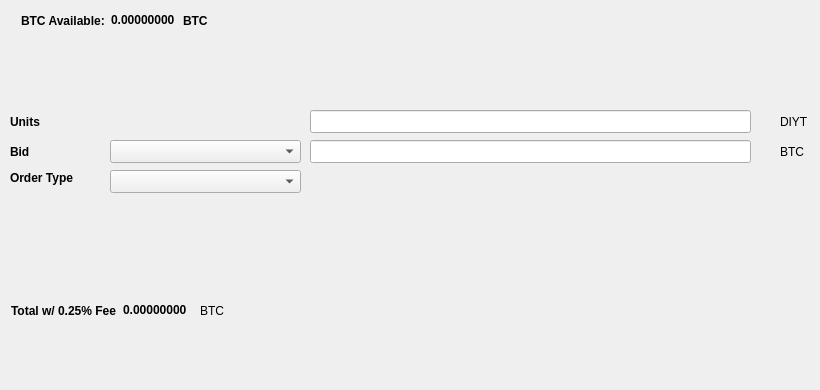
   <widget class="QWidget" name="BuyTab">
    <attribute name="title">
     <string>Buy</string>
    </attribute>
    <widget class="QtMaterialFlatButton" name="BuyDIYT" native="true">
     <property name="geometry">
      <rect>
       <x>30</x>
       <y>330</y>
       <width>131</width>
       <height>23</height>
      </rect>
     </property>
     <property name="text" stdset="0">
      <string>Buy DIYT</string>
     </property>
     <property name="icon" stdset="0">
      <iconset resource="../diytube.qrc">
       <normaloff>:/icons/bitcoin</normaloff>:/icons/bitcoin</iconset>
     </property>
    </widget>
    <widget class="QLabel" name="label_3">
     <property name="geometry">
      <rect>
       <x>10</x>
       <y>110</y>
       <width>46</width>
       <height>23</height>
      </rect>
     </property>
     <property name="font">
      <font>
       <weight>75</weight>
       <bold>true</bold>
      </font>
     </property>
     <property name="text">
      <string>Units</string>
     </property>
    </widget>
    <widget class="QLineEdit" name="UnitsInput">
     <property name="geometry">
      <rect>
       <x>310</x>
       <y>110</y>
       <width>441</width>
       <height>23</height>
      </rect>
     </property>
     <property name="font">
      <font>
       <pointsize>9</pointsize>
       <weight>75</weight>
       <bold>true</bold>
      </font>
     </property>
    </widget>
    <widget class="QLineEdit" name="BuyBidPriceEdit">
     <property name="geometry">
      <rect>
       <x>310</x>
       <y>140</y>
       <width>441</width>
       <height>23</height>
      </rect>
     </property>
     <property name="font">
      <font>
       <pointsize>9</pointsize>
       <weight>75</weight>
       <bold>true</bold>
      </font>
     </property>
    </widget>
    <widget class="QLabel" name="label_4">
     <property name="geometry">
      <rect>
       <x>780</x>
       <y>110</y>
       <width>31</width>
       <height>23</height>
      </rect>
     </property>
     <property name="text">
      <string>DIYT</string>
     </property>
    </widget>
    <widget class="QLabel" name="label_5">
     <property name="geometry">
      <rect>
       <x>780</x>
       <y>140</y>
       <width>31</width>
       <height>23</height>
      </rect>
     </property>
     <property name="text">
      <string>BTC</string>
     </property>
    </widget>
    <widget class="QLabel" name="label_6">
     <property name="geometry">
      <rect>
       <x>10</x>
       <y>140</y>
       <width>46</width>
       <height>23</height>
      </rect>
     </property>
     <property name="font">
      <font>
       <weight>75</weight>
       <bold>true</bold>
      </font>
     </property>
     <property name="text">
      <string>Bid</string>
     </property>
    </widget>
    <widget class="QLabel" name="label_7">
     <property name="geometry">
      <rect>
       <x>10</x>
       <y>170</y>
       <width>91</width>
       <height>16</height>
      </rect>
     </property>
     <property name="font">
      <font>
       <weight>75</weight>
       <bold>true</bold>
      </font>
     </property>
     <property name="text">
      <string>Order Type</string>
     </property>
    </widget>
    <widget class="QtMaterialFlatButton" name="Buy_Max_Amount" native="true">
     <property name="geometry">
      <rect>
       <x>110</x>
       <y>110</y>
       <width>191</width>
       <height>23</height>
      </rect>
     </property>
     <property name="font">
      <font>
       <pointsize>10</pointsize>
      </font>
     </property>
     <property name="text" stdset="0">
      <string>Max</string>
     </property>
    </widget>
    <widget class="QComboBox" name="BuyBidcomboBox">
     <property name="geometry">
      <rect>
       <x>110</x>
       <y>140</y>
       <width>191</width>
       <height>23</height>
      </rect>
     </property>
     <property name="font">
      <font>
       <pointsize>10</pointsize>
      </font>
     </property>
    </widget>
    <widget class="QComboBox" name="buyOrdertypeCombo">
     <property name="geometry">
      <rect>
       <x>110</x>
       <y>170</y>
       <width>191</width>
       <height>23</height>
      </rect>
     </property>
     <property name="font">
      <font>
       <pointsize>10</pointsize>
      </font>
     </property>
    </widget>
    <widget class="QWidget" name="layoutWidget1">
     <property name="geometry">
      <rect>
       <x>21</x>
       <y>11</y>
       <width>227</width>
       <height>19</height>
      </rect>
     </property>
     <layout class="QHBoxLayout" name="horizontalLayout_3">
      <item>
       <widget class="QLabel" name="label232">
        <property name="font">
         <font>
          <weight>75</weight>
          <bold>true</bold>
         </font>
        </property>
        <property name="text">
         <string>BTC Available:</string>
        </property>
       </widget>
      </item>
      <item>
       <widget class="QLabel" name="BtcAvailableLbl">
        <property name="palette">
         <palette>
          <active>
           <colorrole role="WindowText">
            <brush brushstyle="SolidPattern">
             <color alpha="255">
              <red>0</red>
              <green>0</green>
              <blue>0</blue>
             </color>
            </brush>
           </colorrole>
           <colorrole role="Button">
            <brush brushstyle="SolidPattern">
             <color alpha="255">
              <red>0</red>
              <green>170</green>
              <blue>0</blue>
             </color>
            </brush>
           </colorrole>
           <colorrole role="Light">
            <brush brushstyle="SolidPattern">
             <color alpha="255">
              <red>0</red>
              <green>255</green>
              <blue>0</blue>
             </color>
            </brush>
           </colorrole>
           <colorrole role="Midlight">
            <brush brushstyle="SolidPattern">
             <color alpha="255">
              <red>0</red>
              <green>212</green>
              <blue>0</blue>
             </color>
            </brush>
           </colorrole>
           <colorrole role="Dark">
            <brush brushstyle="SolidPattern">
             <color alpha="255">
              <red>0</red>
              <green>85</green>
              <blue>0</blue>
             </color>
            </brush>
           </colorrole>
           <colorrole role="Mid">
            <brush brushstyle="SolidPattern">
             <color alpha="255">
              <red>0</red>
              <green>113</green>
              <blue>0</blue>
             </color>
            </brush>
           </colorrole>
           <colorrole role="Text">
            <brush brushstyle="SolidPattern">
             <color alpha="255">
              <red>0</red>
              <green>170</green>
              <blue>0</blue>
             </color>
            </brush>
           </colorrole>
           <colorrole role="BrightText">
            <brush brushstyle="SolidPattern">
             <color alpha="255">
              <red>255</red>
              <green>255</green>
              <blue>255</blue>
             </color>
            </brush>
           </colorrole>
           <colorrole role="ButtonText">
            <brush brushstyle="SolidPattern">
             <color alpha="255">
              <red>0</red>
              <green>0</green>
              <blue>0</blue>
             </color>
            </brush>
           </colorrole>
           <colorrole role="Base">
            <brush brushstyle="SolidPattern">
             <color alpha="255">
              <red>255</red>
              <green>255</green>
              <blue>255</blue>
             </color>
            </brush>
           </colorrole>
           <colorrole role="Window">
            <brush brushstyle="SolidPattern">
             <color alpha="255">
              <red>0</red>
              <green>170</green>
              <blue>0</blue>
             </color>
            </brush>
           </colorrole>
           <colorrole role="Shadow">
            <brush brushstyle="SolidPattern">
             <color alpha="255">
              <red>0</red>
              <green>0</green>
              <blue>0</blue>
             </color>
            </brush>
           </colorrole>
           <colorrole role="AlternateBase">
            <brush brushstyle="SolidPattern">
             <color alpha="255">
              <red>127</red>
              <green>212</green>
              <blue>127</blue>
             </color>
            </brush>
           </colorrole>
           <colorrole role="ToolTipBase">
            <brush brushstyle="SolidPattern">
             <color alpha="255">
              <red>255</red>
              <green>255</green>
              <blue>220</blue>
             </color>
            </brush>
           </colorrole>
           <colorrole role="ToolTipText">
            <brush brushstyle="SolidPattern">
             <color alpha="255">
              <red>0</red>
              <green>0</green>
              <blue>0</blue>
             </color>
            </brush>
           </colorrole>
          </active>
          <inactive>
           <colorrole role="WindowText">
            <brush brushstyle="SolidPattern">
             <color alpha="255">
              <red>0</red>
              <green>0</green>
              <blue>0</blue>
             </color>
            </brush>
           </colorrole>
           <colorrole role="Button">
            <brush brushstyle="SolidPattern">
             <color alpha="255">
              <red>0</red>
              <green>170</green>
              <blue>0</blue>
             </color>
            </brush>
           </colorrole>
           <colorrole role="Light">
            <brush brushstyle="SolidPattern">
             <color alpha="255">
              <red>0</red>
              <green>255</green>
              <blue>0</blue>
             </color>
            </brush>
           </colorrole>
           <colorrole role="Midlight">
            <brush brushstyle="SolidPattern">
             <color alpha="255">
              <red>0</red>
              <green>212</green>
              <blue>0</blue>
             </color>
            </brush>
           </colorrole>
           <colorrole role="Dark">
            <brush brushstyle="SolidPattern">
             <color alpha="255">
              <red>0</red>
              <green>85</green>
              <blue>0</blue>
             </color>
            </brush>
           </colorrole>
           <colorrole role="Mid">
            <brush brushstyle="SolidPattern">
             <color alpha="255">
              <red>0</red>
              <green>113</green>
              <blue>0</blue>
             </color>
            </brush>
           </colorrole>
           <colorrole role="Text">
            <brush brushstyle="SolidPattern">
             <color alpha="255">
              <red>0</red>
              <green>170</green>
              <blue>0</blue>
             </color>
            </brush>
           </colorrole>
           <colorrole role="BrightText">
            <brush brushstyle="SolidPattern">
             <color alpha="255">
              <red>255</red>
              <green>255</green>
              <blue>255</blue>
             </color>
            </brush>
           </colorrole>
           <colorrole role="ButtonText">
            <brush brushstyle="SolidPattern">
             <color alpha="255">
              <red>0</red>
              <green>0</green>
              <blue>0</blue>
             </color>
            </brush>
           </colorrole>
           <colorrole role="Base">
            <brush brushstyle="SolidPattern">
             <color alpha="255">
              <red>255</red>
              <green>255</green>
              <blue>255</blue>
             </color>
            </brush>
           </colorrole>
           <colorrole role="Window">
            <brush brushstyle="SolidPattern">
             <color alpha="255">
              <red>0</red>
              <green>170</green>
              <blue>0</blue>
             </color>
            </brush>
           </colorrole>
           <colorrole role="Shadow">
            <brush brushstyle="SolidPattern">
             <color alpha="255">
              <red>0</red>
              <green>0</green>
              <blue>0</blue>
             </color>
            </brush>
           </colorrole>
           <colorrole role="AlternateBase">
            <brush brushstyle="SolidPattern">
             <color alpha="255">
              <red>127</red>
              <green>212</green>
              <blue>127</blue>
             </color>
            </brush>
           </colorrole>
           <colorrole role="ToolTipBase">
            <brush brushstyle="SolidPattern">
             <color alpha="255">
              <red>255</red>
              <green>255</green>
              <blue>220</blue>
             </color>
            </brush>
           </colorrole>
           <colorrole role="ToolTipText">
            <brush brushstyle="SolidPattern">
             <color alpha="255">
              <red>0</red>
              <green>0</green>
              <blue>0</blue>
             </color>
            </brush>
           </colorrole>
          </inactive>
          <disabled>
           <colorrole role="WindowText">
            <brush brushstyle="SolidPattern">
             <color alpha="255">
              <red>0</red>
              <green>85</green>
              <blue>0</blue>
             </color>
            </brush>
           </colorrole>
           <colorrole role="Button">
            <brush brushstyle="SolidPattern">
             <color alpha="255">
              <red>0</red>
              <green>170</green>
              <blue>0</blue>
             </color>
            </brush>
           </colorrole>
           <colorrole role="Light">
            <brush brushstyle="SolidPattern">
             <color alpha="255">
              <red>0</red>
              <green>255</green>
              <blue>0</blue>
             </color>
            </brush>
           </colorrole>
           <colorrole role="Midlight">
            <brush brushstyle="SolidPattern">
             <color alpha="255">
              <red>0</red>
              <green>212</green>
              <blue>0</blue>
             </color>
            </brush>
           </colorrole>
           <colorrole role="Dark">
            <brush brushstyle="SolidPattern">
             <color alpha="255">
              <red>0</red>
              <green>85</green>
              <blue>0</blue>
             </color>
            </brush>
           </colorrole>
           <colorrole role="Mid">
            <brush brushstyle="SolidPattern">
             <color alpha="255">
              <red>0</red>
              <green>113</green>
              <blue>0</blue>
             </color>
            </brush>
           </colorrole>
           <colorrole role="Text">
            <brush brushstyle="SolidPattern">
             <color alpha="255">
              <red>0</red>
              <green>85</green>
              <blue>0</blue>
             </color>
            </brush>
           </colorrole>
           <colorrole role="BrightText">
            <brush brushstyle="SolidPattern">
             <color alpha="255">
              <red>255</red>
              <green>255</green>
              <blue>255</blue>
             </color>
            </brush>
           </colorrole>
           <colorrole role="ButtonText">
            <brush brushstyle="SolidPattern">
             <color alpha="255">
              <red>0</red>
              <green>85</green>
              <blue>0</blue>
             </color>
            </brush>
           </colorrole>
           <colorrole role="Base">
            <brush brushstyle="SolidPattern">
             <color alpha="255">
              <red>0</red>
              <green>170</green>
              <blue>0</blue>
             </color>
            </brush>
           </colorrole>
           <colorrole role="Window">
            <brush brushstyle="SolidPattern">
             <color alpha="255">
              <red>0</red>
              <green>170</green>
              <blue>0</blue>
             </color>
            </brush>
           </colorrole>
           <colorrole role="Shadow">
            <brush brushstyle="SolidPattern">
             <color alpha="255">
              <red>0</red>
              <green>0</green>
              <blue>0</blue>
             </color>
            </brush>
           </colorrole>
           <colorrole role="AlternateBase">
            <brush brushstyle="SolidPattern">
             <color alpha="255">
              <red>0</red>
              <green>170</green>
              <blue>0</blue>
             </color>
            </brush>
           </colorrole>
           <colorrole role="ToolTipBase">
            <brush brushstyle="SolidPattern">
             <color alpha="255">
              <red>255</red>
              <green>255</green>
              <blue>220</blue>
             </color>
            </brush>
           </colorrole>
           <colorrole role="ToolTipText">
            <brush brushstyle="SolidPattern">
             <color alpha="255">
              <red>0</red>
              <green>0</green>
              <blue>0</blue>
             </color>
            </brush>
           </colorrole>
          </disabled>
         </palette>
        </property>
        <property name="font">
         <font>
          <weight>75</weight>
          <bold>true</bold>
         </font>
        </property>
        <property name="text">
         <string>0.00000000</string>
        </property>
        <property name="textInteractionFlags">
         <set>Qt::LinksAccessibleByMouse|Qt::TextSelectableByKeyboard|Qt::TextSelectableByMouse</set>
        </property>
       </widget>
      </item>
      <item>
       <widget class="QLabel" name="BtcAvailableLbl_2">
        <property name="font">
         <font>
          <weight>75</weight>
          <bold>true</bold>
         </font>
        </property>
        <property name="text">
         <string>BTC</string>
        </property>
       </widget>
      </item>
     </layout>
    </widget>
    <widget class="QWidget" name="layoutWidge2">
     <property name="geometry">
      <rect>
       <x>11</x>
       <y>301</y>
       <width>259</width>
       <height>19</height>
      </rect>
     </property>
     <layout class="QHBoxLayout" name="horizontalLayout_4">
      <item>
       <widget class="QLabel" name="label_9">
        <property name="font">
         <font>
          <weight>75</weight>
          <bold>true</bold>
         </font>
        </property>
        <property name="text">
         <string>Total w/ 0.25% Fee</string>
        </property>
       </widget>
      </item>
      <item>
       <widget class="QLabel" name="BuyCostLabel">
        <property name="palette">
         <palette>
          <active>
           <colorrole role="WindowText">
            <brush brushstyle="SolidPattern">
             <color alpha="255">
              <red>0</red>
              <green>0</green>
              <blue>0</blue>
             </color>
            </brush>
           </colorrole>
           <colorrole role="Button">
            <brush brushstyle="SolidPattern">
             <color alpha="255">
              <red>0</red>
              <green>170</green>
              <blue>0</blue>
             </color>
            </brush>
           </colorrole>
           <colorrole role="Light">
            <brush brushstyle="SolidPattern">
             <color alpha="255">
              <red>0</red>
              <green>255</green>
              <blue>0</blue>
             </color>
            </brush>
           </colorrole>
           <colorrole role="Midlight">
            <brush brushstyle="SolidPattern">
             <color alpha="255">
              <red>0</red>
              <green>212</green>
              <blue>0</blue>
             </color>
            </brush>
           </colorrole>
           <colorrole role="Dark">
            <brush brushstyle="SolidPattern">
             <color alpha="255">
              <red>0</red>
              <green>85</green>
              <blue>0</blue>
             </color>
            </brush>
           </colorrole>
           <colorrole role="Mid">
            <brush brushstyle="SolidPattern">
             <color alpha="255">
              <red>0</red>
              <green>113</green>
              <blue>0</blue>
             </color>
            </brush>
           </colorrole>
           <colorrole role="Text">
            <brush brushstyle="SolidPattern">
             <color alpha="255">
              <red>0</red>
              <green>170</green>
              <blue>0</blue>
             </color>
            </brush>
           </colorrole>
           <colorrole role="BrightText">
            <brush brushstyle="SolidPattern">
             <color alpha="255">
              <red>255</red>
              <green>255</green>
              <blue>255</blue>
             </color>
            </brush>
           </colorrole>
           <colorrole role="ButtonText">
            <brush brushstyle="SolidPattern">
             <color alpha="255">
              <red>0</red>
              <green>0</green>
              <blue>0</blue>
             </color>
            </brush>
           </colorrole>
           <colorrole role="Base">
            <brush brushstyle="SolidPattern">
             <color alpha="255">
              <red>255</red>
              <green>255</green>
              <blue>255</blue>
             </color>
            </brush>
           </colorrole>
           <colorrole role="Window">
            <brush brushstyle="SolidPattern">
             <color alpha="255">
              <red>0</red>
              <green>170</green>
              <blue>0</blue>
             </color>
            </brush>
           </colorrole>
           <colorrole role="Shadow">
            <brush brushstyle="SolidPattern">
             <color alpha="255">
              <red>0</red>
              <green>0</green>
              <blue>0</blue>
             </color>
            </brush>
           </colorrole>
           <colorrole role="AlternateBase">
            <brush brushstyle="SolidPattern">
             <color alpha="255">
              <red>127</red>
              <green>212</green>
              <blue>127</blue>
             </color>
            </brush>
           </colorrole>
           <colorrole role="ToolTipBase">
            <brush brushstyle="SolidPattern">
             <color alpha="255">
              <red>255</red>
              <green>255</green>
              <blue>220</blue>
             </color>
            </brush>
           </colorrole>
           <colorrole role="ToolTipText">
            <brush brushstyle="SolidPattern">
             <color alpha="255">
              <red>0</red>
              <green>0</green>
              <blue>0</blue>
             </color>
            </brush>
           </colorrole>
          </active>
          <inactive>
           <colorrole role="WindowText">
            <brush brushstyle="SolidPattern">
             <color alpha="255">
              <red>0</red>
              <green>0</green>
              <blue>0</blue>
             </color>
            </brush>
           </colorrole>
           <colorrole role="Button">
            <brush brushstyle="SolidPattern">
             <color alpha="255">
              <red>0</red>
              <green>170</green>
              <blue>0</blue>
             </color>
            </brush>
           </colorrole>
           <colorrole role="Light">
            <brush brushstyle="SolidPattern">
             <color alpha="255">
              <red>0</red>
              <green>255</green>
              <blue>0</blue>
             </color>
            </brush>
           </colorrole>
           <colorrole role="Midlight">
            <brush brushstyle="SolidPattern">
             <color alpha="255">
              <red>0</red>
              <green>212</green>
              <blue>0</blue>
             </color>
            </brush>
           </colorrole>
           <colorrole role="Dark">
            <brush brushstyle="SolidPattern">
             <color alpha="255">
              <red>0</red>
              <green>85</green>
              <blue>0</blue>
             </color>
            </brush>
           </colorrole>
           <colorrole role="Mid">
            <brush brushstyle="SolidPattern">
             <color alpha="255">
              <red>0</red>
              <green>113</green>
              <blue>0</blue>
             </color>
            </brush>
           </colorrole>
           <colorrole role="Text">
            <brush brushstyle="SolidPattern">
             <color alpha="255">
              <red>0</red>
              <green>170</green>
              <blue>0</blue>
             </color>
            </brush>
           </colorrole>
           <colorrole role="BrightText">
            <brush brushstyle="SolidPattern">
             <color alpha="255">
              <red>255</red>
              <green>255</green>
              <blue>255</blue>
             </color>
            </brush>
           </colorrole>
           <colorrole role="ButtonText">
            <brush brushstyle="SolidPattern">
             <color alpha="255">
              <red>0</red>
              <green>0</green>
              <blue>0</blue>
             </color>
            </brush>
           </colorrole>
           <colorrole role="Base">
            <brush brushstyle="SolidPattern">
             <color alpha="255">
              <red>255</red>
              <green>255</green>
              <blue>255</blue>
             </color>
            </brush>
           </colorrole>
           <colorrole role="Window">
            <brush brushstyle="SolidPattern">
             <color alpha="255">
              <red>0</red>
              <green>170</green>
              <blue>0</blue>
             </color>
            </brush>
           </colorrole>
           <colorrole role="Shadow">
            <brush brushstyle="SolidPattern">
             <color alpha="255">
              <red>0</red>
              <green>0</green>
              <blue>0</blue>
             </color>
            </brush>
           </colorrole>
           <colorrole role="AlternateBase">
            <brush brushstyle="SolidPattern">
             <color alpha="255">
              <red>127</red>
              <green>212</green>
              <blue>127</blue>
             </color>
            </brush>
           </colorrole>
           <colorrole role="ToolTipBase">
            <brush brushstyle="SolidPattern">
             <color alpha="255">
              <red>255</red>
              <green>255</green>
              <blue>220</blue>
             </color>
            </brush>
           </colorrole>
           <colorrole role="ToolTipText">
            <brush brushstyle="SolidPattern">
             <color alpha="255">
              <red>0</red>
              <green>0</green>
              <blue>0</blue>
             </color>
            </brush>
           </colorrole>
          </inactive>
          <disabled>
           <colorrole role="WindowText">
            <brush brushstyle="SolidPattern">
             <color alpha="255">
              <red>0</red>
              <green>85</green>
              <blue>0</blue>
             </color>
            </brush>
           </colorrole>
           <colorrole role="Button">
            <brush brushstyle="SolidPattern">
             <color alpha="255">
              <red>0</red>
              <green>170</green>
              <blue>0</blue>
             </color>
            </brush>
           </colorrole>
           <colorrole role="Light">
            <brush brushstyle="SolidPattern">
             <color alpha="255">
              <red>0</red>
              <green>255</green>
              <blue>0</blue>
             </color>
            </brush>
           </colorrole>
           <colorrole role="Midlight">
            <brush brushstyle="SolidPattern">
             <color alpha="255">
              <red>0</red>
              <green>212</green>
              <blue>0</blue>
             </color>
            </brush>
           </colorrole>
           <colorrole role="Dark">
            <brush brushstyle="SolidPattern">
             <color alpha="255">
              <red>0</red>
              <green>85</green>
              <blue>0</blue>
             </color>
            </brush>
           </colorrole>
           <colorrole role="Mid">
            <brush brushstyle="SolidPattern">
             <color alpha="255">
              <red>0</red>
              <green>113</green>
              <blue>0</blue>
             </color>
            </brush>
           </colorrole>
           <colorrole role="Text">
            <brush brushstyle="SolidPattern">
             <color alpha="255">
              <red>0</red>
              <green>85</green>
              <blue>0</blue>
             </color>
            </brush>
           </colorrole>
           <colorrole role="BrightText">
            <brush brushstyle="SolidPattern">
             <color alpha="255">
              <red>255</red>
              <green>255</green>
              <blue>255</blue>
             </color>
            </brush>
           </colorrole>
           <colorrole role="ButtonText">
            <brush brushstyle="SolidPattern">
             <color alpha="255">
              <red>0</red>
              <green>85</green>
              <blue>0</blue>
             </color>
            </brush>
           </colorrole>
           <colorrole role="Base">
            <brush brushstyle="SolidPattern">
             <color alpha="255">
              <red>0</red>
              <green>170</green>
              <blue>0</blue>
             </color>
            </brush>
           </colorrole>
           <colorrole role="Window">
            <brush brushstyle="SolidPattern">
             <color alpha="255">
              <red>0</red>
              <green>170</green>
              <blue>0</blue>
             </color>
            </brush>
           </colorrole>
           <colorrole role="Shadow">
            <brush brushstyle="SolidPattern">
             <color alpha="255">
              <red>0</red>
              <green>0</green>
              <blue>0</blue>
             </color>
            </brush>
           </colorrole>
           <colorrole role="AlternateBase">
            <brush brushstyle="SolidPattern">
             <color alpha="255">
              <red>0</red>
              <green>170</green>
              <blue>0</blue>
             </color>
            </brush>
           </colorrole>
           <colorrole role="ToolTipBase">
            <brush brushstyle="SolidPattern">
             <color alpha="255">
              <red>255</red>
              <green>255</green>
              <blue>220</blue>
             </color>
            </brush>
           </colorrole>
           <colorrole role="ToolTipText">
            <brush brushstyle="SolidPattern">
             <color alpha="255">
              <red>0</red>
              <green>0</green>
              <blue>0</blue>
             </color>
            </brush>
           </colorrole>
          </disabled>
         </palette>
        </property>
        <property name="font">
         <font>
          <weight>75</weight>
          <bold>true</bold>
         </font>
        </property>
        <property name="autoFillBackground">
         <bool>false</bool>
        </property>
        <property name="text">
         <string>0.00000000</string>
        </property>
        <property name="textInteractionFlags">
         <set>Qt::LinksAccessibleByMouse|Qt::TextSelectableByMouse</set>
        </property>
       </widget>
      </item>
      <item>
       <widget class="QLabel" name="label_10">
        <property name="font">
         <font>
          <weight>50</weight>
          <bold>false</bold>
         </font>
        </property>
        <property name="text">
         <string>BTC</string>
        </property>
       </widget>
      </item>
     </layout>
    </widget>
    <widget class="QLabel" name="label_24">
     <property name="geometry">
      <rect>
       <x>460</x>
       <y>300</y>
       <width>281</width>
       <height>81</height>
      </rect>
     </property>
     <property name="text">
      <string/>
     </property>
     <property name="pixmap">
      <pixmap>:/images/bittrex</pixmap>
     </property>
    </widget>
   </widget>
